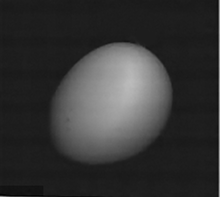
%> input picture projects/CA2/test2.bmp, 220 x 197 px, shrunk from 426 x 381 before the run
$ octave run_B.m   (GNU Octave 9; MATLAB toolbox functions it lacks are replaced by stand-ins)
%> lines starting %> are read from the running program, lines starting %| are printed output that depends on the picture; in (x1, y1, x2, y2) boxes, pixels count from 0 and x2, y2 are one past the last pixel; in counts of white or black regions, pixels touching at a corner belong together; the program's own positions count from 1
### projects/CA2/intermeans.m
%To calculate the intermeans threshold;
%input is the gray level image test1 .
%output is the threshold value T and the binary thresholded image Iout.

function [T ,Iout] = intermeans(Iin)

[h, g] = imhist(Iin);
h = h.';
T = round(mean2(Iin)); %initial threshold value
T_prev = NaN;

while T_prev ~= T
    T_prev = T;
    g_low = g(1):1:T_prev;
    mean_low = sum(g_low .* h(1:1:length(g_low))) / sum(h(1:1:length(g_low))); %u1

    g_high = T_prev+1:1:g(end);
    mean_high = sum(g_high .* h(length(g_low)+1:1:g(end)+1)) / sum(h(length(g_low)+1:1:g(end)+1)); %u2
    T = floor((mean_low + mean_high) / 2); %update threshold
end

T_norm = (T - g(1)) / (g(end) - g(1)); %normalize threshold for im2bw
Iout = im2bw(Iin, T_norm);

end

### projects/CA2/features.m
%To compute the features
%input is the binary thresholded image
%outputs are the feature values
function [P, A, C, xbar, ybar, phione] = features(Iin)

biggest_Iin = bwareafilt(Iin, 1); %filter to get the largest boundary

%find area
struct_A = regionprops(biggest_Iin, 'Area');
A = struct_A.Area;

%find perimeter
struct_P = regionprops(biggest_Iin, 'Perimeter');
P = struct_P.Perimeter;

%find compactness
C = P^2 / (4 * pi * A);

%find centroid
[r, c] = size(Iin);
m = zeros(r, c);
B = flip(Iin); %flip matrix to make sure origin follow xy plane
for i = 0:1
    for j = 0:1
        for y = 1:r
            for x = 1:c
                m(i+1, j+1) = m(i+1, j+1) + ((x-1)^i*(y-1)^j*B(y,x));
            end
        end
    end
end
xbar = m(2,1)/m(1,1);
ybar = m(1,2)/m(1,1);

%first invariant moment
u = [ 0 0 0 0;0 0 0 0;0 0 0 0;0 0 0 0];
for i = 0:3
    for j = 0:3
        for y = 1:r
            for x = 1:c
                u(i+1, j+1) = u(i+1, j+1) + ((x-1-xbar)^i*(y-1-ybar)^j*B(y,x));
            end
        end
    end
end

n = [ 0 0 0 0;0 0 0 0;0 0 0 0;0 0 0 0];
for i=0:3
    for j=0:3
        n(i+1, j+1) = u(i+1, j+1) / (u(1,1)^(1+(i+j)/2));
    end
end

phione = n(3,1)+ n(1,3); %n20 + n02

end

### projects/CA2/run_B.m
%%%%% Section B %%%%%
% This m file is used to test your code for Section B
% Ensure that when you run this script file, the output images are generated and displayed correctly
%--- 1.
I = imread('test2.bmp');
%> I is the input picture: size 197x220 uint8; min 1, max 188, mean 52.8
[T, IT] = intermeans(I);
%> in intermeans, `[h, g] = imhist(Iin);`: h = 256 values, max 9045 at index 30, min 0 at index 1, mean 169.3; g = 256 values from 0 to 255
%> in intermeans, `T = round(mean2(Iin));`: T = 53
%> the loop in intermeans, `while T_prev ~= T` made 4 passes
%> (T_prev, mean_low, mean_high, T) on passes 1 to 4: (53, 28.85, 118.7, 73), (73, 30.37, 126.5, 78), (78, 30.87, 128.5, 79), (79, 30.96, 128.8, 79)
%> in intermeans, `T_norm = (T - g(1)) / (g(end) - g(1));`: T_norm = 0.31
%> in intermeans, `Iout = im2bw(Iin, T_norm);`:
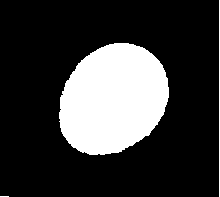
%> Iout: size 197x220 logical; 22.3% white; 3 white regions (1 under 20 px), largest, box (x1, y1, x2, y2) and area: (59, 43, 169, 155) 9465, (219, 0, 220, 197) 197
%> T = 79
figure(1);
imshow(IT); % display image IT
output = T; % display the intermeans threshold
%> output = 79
disp('T = ');
disp(T);
%| 79

figure(2);
imhist(I); % use histogram to predict Iopt
title('histogram to predict Iopt');
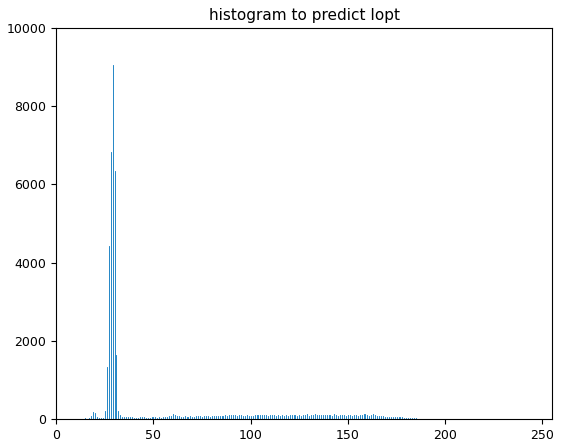
%> figure redrawn from the program's plot data; highest point at x = 29, y = 9045

%--- 2
% display the measured feature values
[P, A, C, xbar, ybar, phione] = features(IT)
%> in features, `biggest_Iin = bwareafilt(Iin, 1);`:
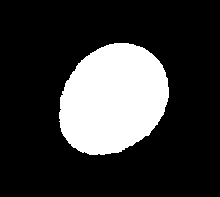
%> biggest_Iin: size 197x220 logical; 21.8% white; 1 white region, box (x1, y1, x2, y2) and area: (59, 43, 169, 155) 9465
%> in features, `struct_A = regionprops(biggest_Iin, 'Area');`: struct_A = 1 region; Area: 9465
%> in features, `A = struct_A.Area;`: A = 9465
%> in features, `struct_P = regionprops(biggest_Iin, 'Perimeter');`: struct_P = 1 region; Perimeter: 355.7
%> in features, `P = struct_P.Perimeter;`: P = 355.7
%> in features, `C = P^2 / (4 * pi * A);`: C = 1.06
%> in features, `B = flip(Iin);`:
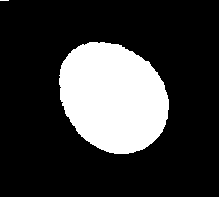
%> B: size 197x220 logical; 22.3% white; 3 white regions (1 under 20 px), largest, box (x1, y1, x2, y2) and area: (59, 42, 169, 154) 9465, (219, 0, 220, 197) 197
%> in features, `xbar = m(2,1)/m(1,1);`: xbar = 114.9
%> in features, `ybar = m(1,2)/m(1,1);`: ybar = 97.02
%> after the loop in features, `for i = 0:3`: u = [9671 1.61e-08 8161890.9 -1585628.3; 6.31e-09 1641551.3 34654750.1 3.51e+09; 9445074.2 -20528799.1 1.21e+10 -9.94e+10; 169906875.6 3.77e+09 5.69e+11 1.63e+13]
%> after the loop in features, `for i=0:3`: n = [1 1.69e-14 0.0873 -0.000172; 6.63e-15 0.0176 0.00377 0.00388; 0.101 -0.00223 0.0134 -0.00112; 0.0185 0.00417 0.00639 0.00186]
%> in features, `phione = n(3,1)+ n(1,3);`: phione = 0.188
%> P = 355.7; A = 9465; C = 1.06; xbar = 114.9; ybar = 97.02; phione = 0.188

%--- 3
Topt = 40;
Iopt = I >= Topt; % threshold J with Topt = 40
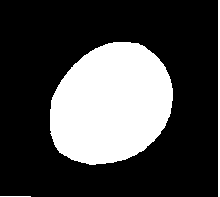
%> Iopt: size 197x220 logical; 28% white; 3 white regions, box (x1, y1, x2, y2) and area: (50, 42, 173, 165) 11725, (218, 0, 220, 197) 394, (0, 196, 31, 197) 31
figure(3);
imshow(Iopt) % display image Iopt
disp('Topt = ');
disp(Topt);
% display the measured feature values
[P, A, C, xbar, ybar, phione] = features(Iopt)
%> in features (call 2), `biggest_Iin = bwareafilt(Iin, 1);`:
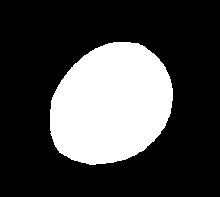
%> biggest_Iin: size 197x220 logical; 27.1% white; 1 white region, box (x1, y1, x2, y2) and area: (50, 42, 173, 165) 11725
%> in features (call 2), `struct_A = regionprops(biggest_Iin, 'Area');`: struct_A = 1 region; Area: 11725
%> in features (call 2), `A = struct_A.Area;`: A = 11725
%> in features (call 2), `struct_P = regionprops(biggest_Iin, 'Perimeter');`: struct_P = 1 region; Perimeter: 387.9
%> in features (call 2), `P = struct_P.Perimeter;`: P = 387.9
%> in features (call 2), `C = P^2 / (4 * pi * A);`: C = 1.02
%> in features (call 2), `B = flip(Iin);`:
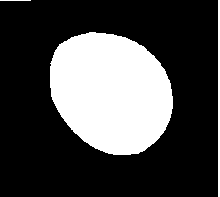
%> B: size 197x220 logical; 28% white; 3 white regions, box (x1, y1, x2, y2) and area: (50, 32, 173, 155) 11725, (218, 0, 220, 197) 394, (0, 0, 31, 1) 31
%> in features (call 2), `xbar = m(2,1)/m(1,1);`: xbar = 113.9
%> in features (call 2), `ybar = m(1,2)/m(1,1);`: ybar = 91.96
%> after the loop in features (call 2), `for i = 0:3`: u = [12150 -4.58e-08 12654587.1 15069593.6; -5.23e-09 2794386.1 69041031.2 9.1e+09; 16008483.8 -33147485.6 2.46e+10 -3.4e+10; 306495251.1 1.01e+10 1.12e+12 5.73e+13]
%> after the loop in features (call 2), `for i=0:3`: n = [1 -3.42e-14 0.0857 0.000926; -3.91e-15 0.0189 0.00424 0.00508; 0.108 -0.00204 0.0137 -0.000172; 0.0188 0.00564 0.00566 0.00263]
%> in features (call 2), `phione = n(3,1)+ n(1,3);`: phione = 0.194
%> P = 387.9; A = 11725; C = 1.02; xbar = 113.9; ybar = 91.96; phione = 0.194

$ run again, with projects/CA2/test1.bmp copied over projects/CA2/test2.bmp
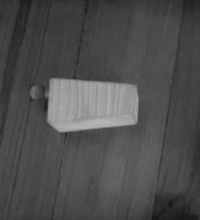
%> input picture projects/CA2/test1.bmp, 200 x 220 px, shrunk from 438 x 481 before the run
%> I is the input picture: size 220x200 uint8; min 21, max 181, mean 78.1
%> h = 256 values, max 1487 at index 76, min 0 at index 1, mean 171.9; g = 256 values from 0 to 255
%> in intermeans, `T = round(mean2(Iin));`: T = 78
%> the loop in intermeans, `while T_prev ~= T` made 5 passes
%> (T_prev, mean_low, mean_high, T) on passes 1 to 5: (78, 65.11, 108.1, 86), (86, 67.72, 127.9, 97), (97, 69.45, 151, 110), (110, 69.79, 156.2, 113), (113, 69.81, 156.4, 113)
%> T_norm = 0.443
%> in intermeans, `Iout = im2bw(Iin, T_norm);`:
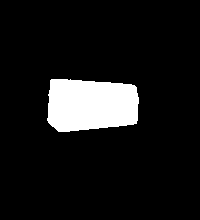
%> Iout: size 220x200 logical; 9.5% white; 1 white region, box (x1, y1, x2, y2) and area: (47, 79, 139, 132) 4187
%> `[T, IT] = intermeans(I);`: T = 113
%| 113
%> struct_A = 1 region; Area: 4187
%> in features, `A = struct_A.Area;`: A = 4187
%> struct_P = 1 region; Perimeter: 257.8
%> in features, `P = struct_P.Perimeter;`: P = 257.8
%> in features, `C = P^2 / (4 * pi * A);`: C = 1.26
%> B: size 220x200 logical; 9.5% white; 1 white region, box (x1, y1, x2, y2) and area: (47, 88, 139, 141) 4187
%> in features, `xbar = m(2,1)/m(1,1);`: xbar = 90.81
%> in features, `ybar = m(1,2)/m(1,1);`: ybar = 114.4
%> after the loop in features, `for i = 0:3`: u = [4187 -2.82e-09 781679.1 -2262.6; 2.1e-10 8948.2 -2895781.5 1440922.3; 2687084.1 440809.7 462977105 342978000.9; 7080014.6 1570757.4 -1.78e+09 -6.46e+09]
%> after the loop in features, `for i=0:3`: n = [1 -1.04e-14 0.0446 -1.99e-06; 7.75e-16 0.00051 -0.00255 1.96e-05; 0.153 0.000389 0.00631 7.22e-05; 0.00624 2.14e-05 -0.000374 -2.1e-05]
%> in features, `phione = n(3,1)+ n(1,3);`: phione = 0.198
%> `[P, A, C, xbar, ybar, phione] = features(IT)`: P = 257.8; A = 4187; C = 1.26; xbar = 90.81; ybar = 114.4; phione = 0.198
%> Iopt: size 220x200 logical; 98.1% white; 13 black regions (8 under 20 px), largest, box (x1, y1, x2, y2) and area: (151, 199, 198, 220) 500, (15, 0, 32, 28) 186, (183, 0, 200, 10) 87, (85, 0, 89, 14) 25, (44, 100, 47, 110) 21
%> struct_A = 1 region; Area: 43150
%> in features (call 2), `A = struct_A.Area;`: A = 43150
%> struct_P = 1 region; Perimeter: 1035
%> in features (call 2), `P = struct_P.Perimeter;`: P = 1035
%> in features (call 2), `C = P^2 / (4 * pi * A);`: C = 1.98
%> in features (call 2), `B = flip(Iin);`:
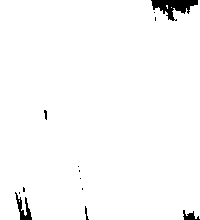
%> B: size 220x200 logical; 98.1% white; 13 black regions (8 under 20 px), largest, box (x1, y1, x2, y2) and area: (151, 0, 198, 21) 500, (15, 192, 32, 220) 186, (183, 210, 200, 220) 87, (85, 206, 89, 220) 25, (44, 110, 47, 120) 21
%> in features (call 2), `xbar = m(2,1)/m(1,1);`: xbar = 98.84
%> in features (call 2), `ybar = m(1,2)/m(1,1);`: ybar = 110
%> after the loop in features (call 2), `for i = 0:3`: u = [43159 -1.14e-06 168830105.6 -4822227.4; 5.29e-09 4556174.2 -231418037.9 4.75e+10; 141906318.4 40568429 5.42e+11 4.65e+11; 90956692.9 2.46e+10 -1.17e+12 2.55e+14]
%> after the loop in features (call 2), `for i=0:3`: n = [1 -1.27e-13 0.0906 -1.25e-05; 5.9e-16 0.00245 -0.000598 0.000591; 0.0762 0.000105 0.00674 2.79e-05; 0.000235 0.000305 -7.01e-05 7.36e-05]
%> in features (call 2), `phione = n(3,1)+ n(1,3);`: phione = 0.167
%> `[P, A, C, xbar, ybar, phione] = features(Iopt)`: P = 1035; A = 43150; C = 1.98; xbar = 98.84; ybar = 110; phione = 0.167

$ run again, with projects/CA2/test3.bmp copied over projects/CA2/test2.bmp
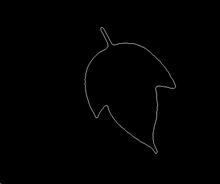
%> input picture projects/CA2/test3.bmp, 220 x 184 px, shrunk from 478 x 399 before the run
%> I is the input picture: size 184x220 uint8; min 0, max 125, mean 1.2
%> h = 256 values, max 39087 at index 1, min 0 at index 124, mean 158.1; g = 256 values from 0 to 255
%> in intermeans, `T = round(mean2(Iin));`: T = 1
%> the loop in intermeans, `while T_prev ~= T` made 5 passes
%> (T_prev, mean_low, mean_high, T) on passes 2 to 5: (20, 0.0707, 76.75, 38), (38, 0.137, 85.3, 42), (42, 0.154, 86.84, 43), (43, 0.16, 87.38, 43)
%> T_norm = 0.169
%> in intermeans, `Iout = im2bw(Iin, T_norm);`:
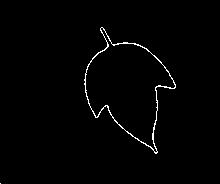
%> Iout: size 184x220 logical; 1.2% white in thin lines or dots, all inside (x1, y1, x2, y2) = (0, 27, 176, 184)
%> `[T, IT] = intermeans(I);`: T = 43
%| 43
%> biggest_Iin: size 184x220 logical; 1.2% white in thin lines or dots, all inside (x1, y1, x2, y2) = (84, 27, 176, 154)
%> struct_A = 1 region; Area: 484
%> in features, `A = struct_A.Area;`: A = 484
%> struct_P = 1 region; Perimeter: 383.4
%> in features, `P = struct_P.Perimeter;`: P = 383.4
%> in features, `C = P^2 / (4 * pi * A);`: C = 24.17
%> in features, `B = flip(Iin);`:
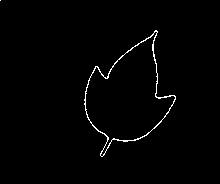
%> B: size 184x220 logical; 1.2% white in thin lines or dots, all inside (x1, y1, x2, y2) = (0, 0, 176, 157)
%> in features, `xbar = m(2,1)/m(1,1);`: xbar = 127.9
%> in features, `ybar = m(1,2)/m(1,1);`: ybar = 93.95
%> after the loop in features, `for i = 0:3`: u = [485 7.97e-11 645244.8 -1409971; 2.02e-11 -120081.9 -209064.6 -329167820; 405083.9 -878270.6 458936824.7 -1.43e+10; -2524047.5 118359678.9 -1.83e+10 1.47e+12]
%> after the loop in features, `for i=0:3`: n = [1 7.46e-15 2.74 -0.272; 1.89e-15 -0.51 -0.0404 -2.89; 1.72 -0.17 4.02 -5.69; -0.487 1.04 -7.3 26.53]
%> in features, `phione = n(3,1)+ n(1,3);`: phione = 4.47
%> `[P, A, C, xbar, ybar, phione] = features(IT)`: P = 383.4; A = 484; C = 24.17; xbar = 127.9; ybar = 93.95; phione = 4.47
%> struct_A = 1 region; Area: 505
%> struct_P = 1 region; Perimeter: 384.6
%> `[P, A, C, xbar, ybar, phione] = features(Iopt)`: P = 384.6; A = 505; C = 23.31; xbar = 127.7; ybar = 93.57; phione = 4.27

$ run again, with projects/CA2/letter.bmp copied over projects/CA2/test2.bmp
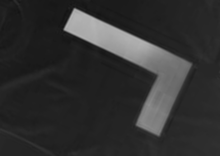
%> input picture projects/CA2/letter.bmp, 220 x 156 px, shrunk from 393 x 279 before the run
%> I is the input picture: size 156x220 uint8; min 20, max 182, mean 48.9
%> h = 256 values, max 3260 at index 33, min 0 at index 1, mean 134.1; g = 256 values from 0 to 255
%> in intermeans, `T = round(mean2(Iin));`: T = 49
%> the loop in intermeans, `while T_prev ~= T` made 3 passes
%> (T_prev, mean_low, mean_high, T) on passes 1 to 3: (49, 34.19, 132.5, 83), (83, 34.59, 138.3, 86), (86, 34.65, 138.7, 86)
%> T_norm = 0.337
%> Iout: size 156x220 logical; 13.7% white; 1 white region, box (x1, y1, x2, y2) and area: (64, 8, 191, 136) 4694
%> `[T, IT] = intermeans(I);`: T = 86
%| 86
%> struct_A = 1 region; Area: 4694
%> in features, `A = struct_A.Area;`: A = 4694
%> struct_P = 1 region; Perimeter: 411.9
%> in features, `P = struct_P.Perimeter;`: P = 411.9
%> in features, `C = P^2 / (4 * pi * A);`: C = 2.88
%> B: size 156x220 logical; 13.7% white; 1 white region, box (x1, y1, x2, y2) and area: (64, 20, 191, 148) 4694
%> in features, `xbar = m(2,1)/m(1,1);`: xbar = 136.6
%> in features, `ybar = m(1,2)/m(1,1);`: ybar = 90.77
%> after the loop in features, `for i = 0:3`: u = [4694 -9.57e-09 4777219.3 -65983240.6; -4.01e-09 -3409834.1 -31448566.2 -5.72e+09; 4864520.4 79080620.6 5.48e+09 1.25e+11; -89419494 -6.74e+09 -2.04e+11 -1.1e+13]
%> after the loop in features, `for i=0:3`: n = [1 -2.98e-14 0.217 -0.0437; -1.25e-14 -0.155 -0.0208 -0.0553; 0.221 0.0524 0.053 0.0176; -0.0592 -0.0652 -0.0288 -0.0227]
%> in features, `phione = n(3,1)+ n(1,3);`: phione = 0.438
%> `[P, A, C, xbar, ybar, phione] = features(IT)`: P = 411.9; A = 4694; C = 2.88; xbar = 136.6; ybar = 90.77; phione = 0.438
%> Iopt: size 156x220 logical; 32% white; 16 white regions (9 under 20 px), largest, box (x1, y1, x2, y2) and area: (63, 7, 220, 156) 9428, (185, 0, 220, 65) 944, (0, 128, 55, 156) 209
%> biggest_Iin: size 156x220 logical; 27.5% white; 1 white region, box (x1, y1, x2, y2) and area: (63, 7, 220, 156) 9428
%> struct_A = 1 region; Area: 9428
%> in features (call 2), `A = struct_A.Area;`: A = 9428
%> struct_P = 1 region; Perimeter: 739.5
%> in features (call 2), `P = struct_P.Perimeter;`: P = 739.5
%> in features (call 2), `C = P^2 / (4 * pi * A);`: C = 4.62
%> in features (call 2), `B = flip(Iin);`:
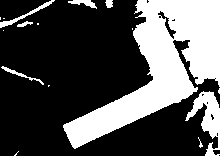
%> B: size 156x220 logical; 32% white; 16 white regions (9 under 20 px), largest, box (x1, y1, x2, y2) and area: (63, 0, 220, 149) 9428, (185, 91, 220, 156) 944, (0, 0, 55, 28) 209
%> in features (call 2), `xbar = m(2,1)/m(1,1);`: xbar = 158.6
%> in features (call 2), `ybar = m(1,2)/m(1,1);`: ybar = 67.31
%> after the loop in features (call 2), `for i = 0:3`: u = [10971 -2.84e-08 19694005.4 59848780.8; -1.5e-08 -5110694.6 -222770525.6 -1.56e+10; 24424434.9 124079105 5.83e+10 8.94e+11; -1.19e+09 1.61e+09 -3.21e+12 -2.74e+13]
%> after the loop in features (call 2), `for i=0:3`: n = [1 -2.47e-14 0.164 0.00475; -1.3e-14 -0.0425 -0.0177 -0.0118; 0.203 0.00984 0.0441 0.00646; -0.0945 0.00122 -0.0232 -0.00189]
%> in features (call 2), `phione = n(3,1)+ n(1,3);`: phione = 0.367
%> `[P, A, C, xbar, ybar, phione] = features(Iopt)`: P = 739.5; A = 9428; C = 4.62; xbar = 158.6; ybar = 67.31; phione = 0.367
